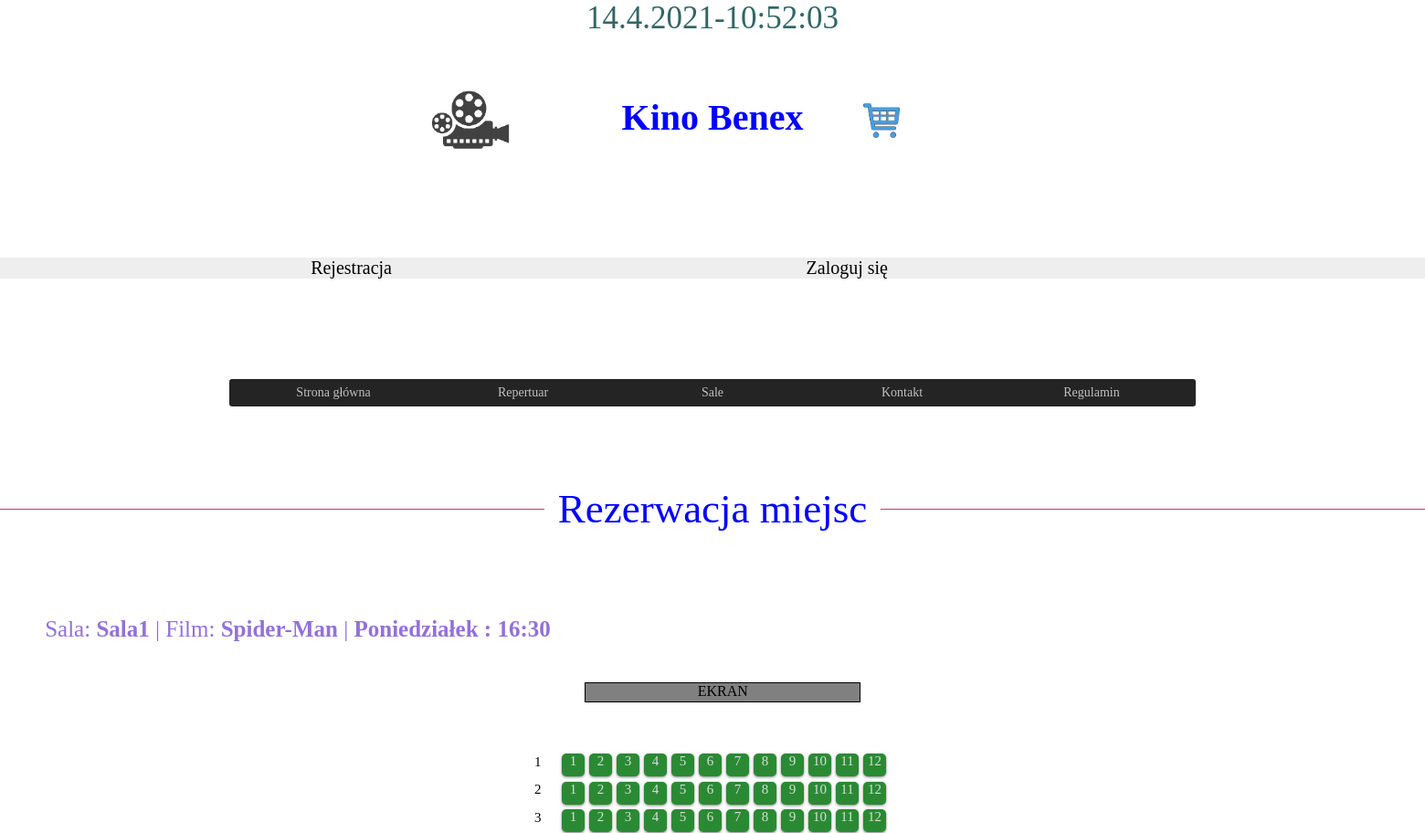
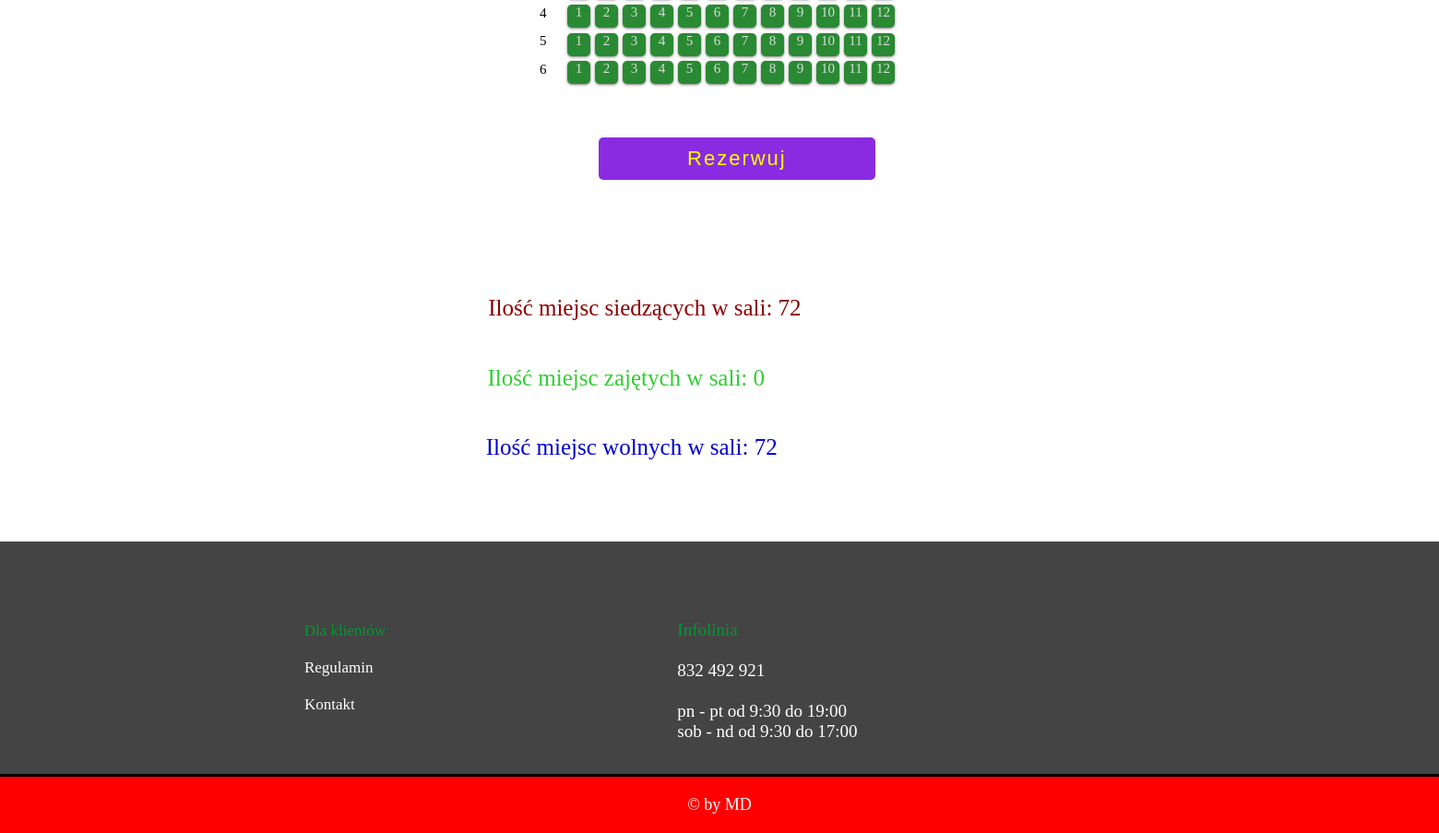
Page /wybor.php?id_seans=4 on the committed database (2 pictures, top to bottom).
### tables this page shows
CREATE TABLE `sale` (
  `id` int(11) NOT NULL,
  `nazwa` varchar(15) NOT NULL,
  `rzedy` int(11) NOT NULL,
  `miejsca` int(11) NOT NULL
);

CREATE TABLE `seanse` (
  `id` int(11) NOT NULL,
  `nazwa` text NOT NULL,
  `url_zdjec` varchar(70) NOT NULL,
  `id_opisu_zdj` varchar(70) NOT NULL,
  `opis` text NOT NULL,
  `czas_trwania` text NOT NULL,
  `id_sala` int(11) NOT NULL,
  `cena` float NOT NULL,
  `since_day` date DEFAULT NULL
);

CREATE TABLE `godziny_seansu` (
  `id` int(11) NOT NULL,
  `id_seansu` int(11) DEFAULT NULL,
  `id_zapowiedzi` int(11) DEFAULT NULL,
  `day` int(11) NOT NULL,
  `time2` time NOT NULL
);

### wybor.php (the view, shortened to what this page needs)
<?php
include("connect.php");
?>
<!DOCTYPE html>
<html lang="pl">
<head>
<link href="style.css" rel="stylesheet" type="text/css" />
<link href="css/fontello.css" rel="stylesheet" type="text/css" />
<link rel="stylesheet" href="https://maxcdn.bootstrapcdn.com/font-awesome/4.5.0/css/font-awesome.min.css">
</head>
		<body onload="odliczanie();">
		<div id="zegar">
</div>
<header>
<div class="tytulik">
<h1> Kino Benex</h1>
			<a href="index.php"> <img class='logo' src="images/logo2.png" width='170' height'170'></a>
</div>
<div class="koszydiv">
		<a href="wyswietlanie_koszyka.php"> <div class='tooltip3'> <img class='koszyk' src="images/koszyk.jpg" width='40' height'40'></a>
		</div>
<br><br>
<div class="pasreje">
	<?php
	if(isset($id_uzytkownika)!="")
	{echo"<h888>";
		echo"Witaj ".$_SESSION['user']."";
		echo"</h888>";
		echo"<h889>";
			echo "Email:".$_SESSION['email'],"";
			echo"</h888>";
			echo'<li class="Wylogowanie"><a href="logout.php">Wyloguj się!</a></li>';
			if($id_uzytkownika!=5){
		echo'<li class="Konto"><a href="panel_uzytkownika.php">Twoje konto</a></li>';
			}
			else{
				echo'<li class="Konto"><a href="panel_admina.php">Panel admina</a></li>';
			}
	}
	else
      	{
		echo'<li class="Zakladanie"><a href="rejestracja.php">Rejestracja</a></li>';
		echo'<li class="Logowanie"><a href="logowanie.php">Zaloguj się</a></li>';
	 }
  ?>
	</header>
<?php
	$wynik = mysqli_query($link,"Select * from sale")
or die('Błąd zapytania');
	echo'<div id="kontener">';
	echo'<div class="nav">';
	echo'<ul id="menu">';
	echo'<li><a href="index.php">Strona główna</a></li>';
	echo'<li><a href="repertuar.php">Repertuar</a></li>';
	echo'<li><a>Sale</a>';
	if(mysqli_num_rows($wynik) > 0) {
while($r = mysqli_fetch_object($wynik)) {
$id=$r->id;
echo"<a style='text-decoration:none'   href='show_seans.php?seans_id=$id'>";
	echo'<li>'.$r->nazwa.'</a></li>';
}
	}
	echo'</ul></li>';
	echo'<li><a href="kontakt.php">Kontakt</a></li>';
	echo'<li><a href="regulamin.php">Regulamin</a></li>';
	echo'</div>';
	echo'</div>';
	?>
	<br><br><br>
		<div class="napisek">
	<h67>
	Rezerwacja miejsc</h67>
	</div>
	<?php
	function showSeans($id)
{
	global $link;
	$wyniki = mysqli_query($link,"Select * from godziny_seansu  where id=$id ")
or die('Błąd zapytania');
	if(mysqli_num_rows($wyniki) > 0)
	{
	while($r = mysqli_fetch_object($wyniki))
	{
	$ide_godz_seansu=$r->id;
	$ide_seansu=$r->id_seansu;
	$ide_czasu_seansu=$r->time2;
	$ide_czasu_seansu=substr($ide_czasu_seansu,0,strlen($ide_czasu_seansu)-3);
	$ide_dzien_seansu=$r->day;
	$day_array = array(1=>'Poniedziałek', 'Wtorek', 'Środa', 'Czwartek', 'Piątek', 'Sobota', 'Niedziela');
	$day_string=$day_array[$ide_dzien_seansu];
	$wyniki2 = mysqli_query($link,"select * from seanse where id =$ide_seansu")or die('Błąd zapytania');
	 while($re = mysqli_fetch_object($wyniki2)){
	$ide_sala=$re->id_sala;
	$ide_nazwa_filmu=$re->nazwa;
	$wyniki3 = mysqli_query($link,"select * from sale where id =$ide_sala")or die('Błąd zapytania');
	 while($ra = mysqli_fetch_object($wyniki3))
	{
	$ide_nazwa_sali=$ra->nazwa;
	$ide_rzedy=$ra->rzedy;
	$ide_miejsca=$ra->miejsca;
		echo'<div class="opis_rezerwacji">';
           echo"  Sala: <b>$ide_nazwa_sali</b>";
           echo"    | Film: <b>$ide_nazwa_filmu</b>";
           echo"  | <b>$day_string :</b>";
           echo"  <b>$ide_czasu_seansu</b>";
	  echo'</div>';
		  echo'<div class="sala">';
              echo'  <div id="ekran">EKRAN</div> ';
			  print '<form action="rezerwacja.php" method="post">';
			 for ($i = 1; $i <= $ide_rzedy; $i++){
			 print '<div id="lp">'.$i.'</div>';
			  for ($l = 1; $l <= $ide_miejsca; $l++){
						 $wyniki5 =mysqli_query($link,"select * from rezerwacja where rzad =$i and miejsce = $l and id_godziny_seansu =$ide_godz_seansu"  )or die('Błąd zapytania beka');
			 if(mysqli_num_rows($wyniki5) > 0){
                                print '<input class="btn2" type="checkbox" id="'.$i.$l.'" name="s[]" value="'.$i.'v'.$l.'" disabled><label for="'.$i.$l.'" title="Zarezerwowane"><span>'.$l.'</span></label>';
                              }
                               else{
                                 print '<input class="btn2"  type="checkbox" id="'.$i.$l.'"  name="s[]" value="'.$i.'v'.$l.'" /><label for="'.$i.$l.'"><span>'.$l.'</span></label>';
                               }
			 }
			 }
			 	echo"<div class='koszykt'>";
        echo"<div class='tooltip'> <input class='btn' type='submit'value='Rezerwuj' id='checkBtn'/>";
		echo"</form>";
		echo"</div>";
	 $k=0;
 echo'<div class="wolne_miejsca">';
 $ilosc_miejsc=$ide_rzedy*$ide_miejsca;
 $zajete_miejsca=$k;
 $wolne_miejsca=$ilosc_miejsc-$zajete_miejsca;
 echo'<h81>';
 echo"Ilość miejsc siedzących w sali: $ilosc_miejsc";
 echo'</h81>';
 echo'<h82>';
  echo"Ilość miejsc zajętych w sali: $zajete_miejsca";
  echo'</h82>';
  echo'<h83>';
   echo"Ilość miejsc wolnych w sali: $wolne_miejsca";
 echo'</h83>';
	echo'</div>';
	}
	 }
	}
	}
}
	if(isset($_GET['id_seans']))
{
	showSeans($_GET['id_seans']);
}
	?>
		<br><br><br><br><br><br><br><br>
		<br><br><br><br><br><br><br><br>
		<br><br><br><br><br><br><br><br>
<div class="info">
<h410>
<h5211 style="color:#009933;">Infolinia</h5211>
<br><br>
832 492 921
<br><br>
	pn - pt od 9:30 do 19:00
	<br>
	sob - nd od 9:30 do 17:00
</h410>
<h411>
Dla klientów
<br><br>
<a href="regulamin.php">Regulamin</a>
<br><br>
<a href="kontakt.php"> Kontakt</a>
</h411>
</div>
<div id="footer">
			&copy by MD
		</div>
</body>
</html>

### style.css (style rules this page uses)
body { background-size: 100%; background-attachment: fixed; margin:0 !important; }
#zegar { color: #336666; font-size: 35px; text-align: center; }
#footer { clear: both; color: white; text-align: center; padding: 20px; font-size: 18px; background-color:red; position: relative; top:1.9cm; }
.pasreje { font-size:20px; background-color:#EEEEEE; position: relative; top:-3cm; }
.Zakladanie { display:block; display:inline-block; text-decoration: none; list-style-type: none; position: relative; left:9cm; }
.Zakladanie a { text-decoration: none; color:black; }
.Logowanie { background-size:40%; display:block; display:inline-block; text-decoration: none; list-style-type: none; position: relative; left:21cm; }
.Logowanie a { text-decoration: none; color:black; }
.tytulik { font-size:20px; position: relative; top:1cm; background-size:5%; text-align:center; color:blue; }
.logo { position: relative;right:7cm; position: relative;top:-3.5cm; }
.nav { z-index: 2; }
.napisek { text-align:center; padding:1px; color:blue; font-size:45px; border-bottom: 1px solid #CC3366; margin-bottom: 30px; position: relative; z-index: 1; }
.napisek h67 { background: #fff; padding: 0 15px; position: relative; top: 27px; z-index: 1; }
#kontener { width: 100%; position: relative;top:-0.1cm; z-index: 2; text-align:center; }
#menu { z-index: 2;display: table; padding: 0 10px 0; margin: 0 auto; overflow: hidden; font-size: 14px; background: #242424; }
#menu li { z-index: 2;list-style-type: none; margin: 0 auto; float: left; }
#menu > li { float: left; width: 207.5px; height: 30px; z-index: 2; }
#menu li a { display: block; color: silver; text-decoration: none; padding: 7px 10px 7px;z-index: 2; }
#menu { border-radius: 3px;z-index: 2; }
input[type=submit] { width: 300px; background-color: #36b03c; font-size:20px; color: white; padding: 15px 10px; margin-top: 20px; border: none; border-radius: 5px; cursor: pointer; letter-spacing: 2px; outline: none; }
.info { padding:20px; background-color:#444444; position: relative; top:1.9cm; border-bottom-style: solid; clear: both; }
.info h410 { position: relative;left:18.9cm; position: relative; top:1.7cm; color:white; font-size:19px; }
.info h411 a { color:white; text-decoration:none; position: relative;left:5.3cm; }
.info h411 { position: relative;left:2.9cm; font-size:17px; color:#009933; position: relative; bottom:1.2cm; }
img.koszyk { transition: transform 0.3s; }
.koszydiv { position: relative;left:25cm; position: relative;bottom:5.4cm; }
.koszykt { position: relative;top:1.1cm; position: relative;left:0.5cm; }
input.btn { border: none; background: #8A2BE2 ; color: yellow; cursor: pointer; font-size: 22px; padding: 10px 14px; margin: 15px; transition: background 2s, color 2s; }
.tooltip3 { position: relative; display: inline-block; }
.tooltip { position: relative; display: inline-block; }
.opis_rezerwacji { font-size: 25px; position: relative; top:2.3cm; position: relative; left:1.3cm; color:#9370DB; }
#lp { width:25px; height:25px; font-size: 15px; text-align: left; margin: 5px 5px 0 0; display: inline-block; }
#ekran { width: 300px; height: 20px; background-color: gray; text-align: center; color: black; margin-left: auto; margin-right: auto; margin-bottom: 10px; margin-top: 10px; border: 1px solid black; position: relative; top:-1.1cm; position: relative; left:0.3cm; }
.sala { width: 600px; margin-left: auto; margin-right: auto; text-align: center; margin-bottom: 50px; position: relative; top:4.3cm; }
input.btn2 + label { color: #D8DFDC; text-align: center; }
input.btn2 + label span { display:inline-block; width:25px; height:25px; font-size: 15px; margin: 5px 5px 0 0; vertical-align: middle; background-color: #2A8A33; cursor:pointer; box-shadow: 0px 1px 3px rgba(0,0,0,0.5); border-radius: 20%; }
.wolne_miejsca { position: relative; top:7cm; }
.wolne_miejsca h82 { color:#32CD32; position: relative; top:2cm; font-size:25px; position: relative; left:5cm; }
.wolne_miejsca h83 { font-size:25px; position: relative; top:4cm; color:#0000CD; position: relative; right:3cm; }
.wolne_miejsca h81 { font-size:25px; color:#8B0000; position: relative; left:14cm; }

### rows in the picture
godziny_seansu: day "Poniedziałek", time2 "16:30"
seanse: nazwa "Spider-Man"
sale: nazwa "Sala1", ilosc_miejsc "72", zajete_miejsca "0", wolne_miejsca "72"
